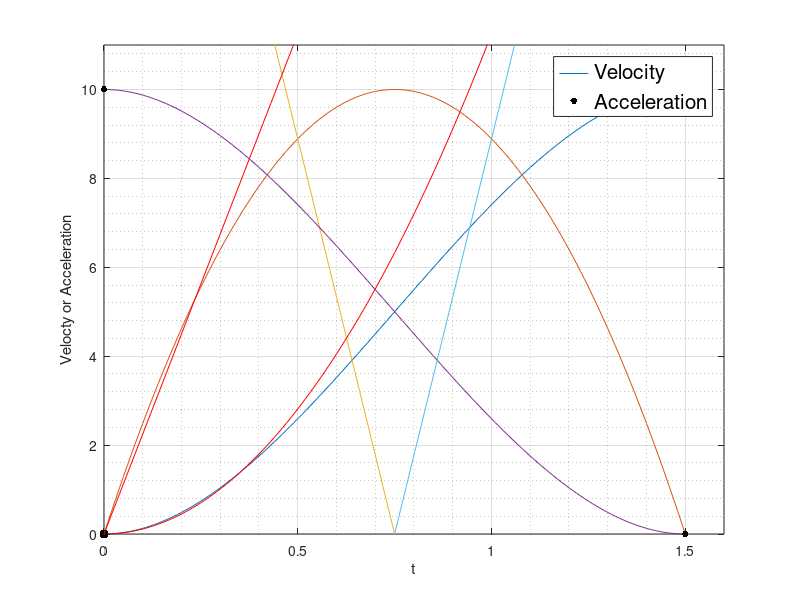

Write the MATLAB code that produced this figure.
t1=0:0.01:1.5;
y1=(40/3)*t1.^2-(160/27)*t1.^3;
plot(t1,y1);
xlabel('t');
ylabel('theta3');
grid on;
grid minor;
hold on;
plot(0,0,'k.','MarkerSize',15);
plot(1.5,10,'k.','MarkerSize',15);
axis([0 1.6 0 11]);
%%
t1=0:0.01:1.5;
y1=(80/3)*t1-(160/9)*t1.^2;
plot(t1,y1);
xlabel('t');
ylabel('Velocty or Acceleration');
grid on;
grid minor;
axis([0 1.6 -30 30]);
hold on;
y1=(80/3)-(320/9)*t1;
plot(t1,y1);
legend('Velocity','Acceleration','FontSize',15);
%%
t2=0:0.01:2;
y2=11.25.*t2.^2;
y22=22.5*t2;
y222=22.5;

t3=2.01:0.01:4;
y3=45+45*(t3-2);
y33=45;
y333=0;

t4=4.01:0.01:6;
y4=180-11.25*(6-t4).^2;
y44=22.5*(6-t4);
y444=-22.5;

plot(t2,y2,'r');
xlabel('t');
ylabel('Position');
axis( [0 6.5 0 190]);
grid on;
grid minor;
hold on;
plot(t3,y3,'b');
plot(t4,y4,'g');
plot(0,0,'k.','MarkerSize',20);
plot(6,180,'k.','MarkerSize',20);
legend('Segment 1','Segment 2','Segment 3','FontSize',20);
%%
plot(t2,y22,'r');
xlabel('t');
ylabel('Velocity');
 axis( [0 6.5 0 50]);
grid on;
grid minor;
hold on;
plot(t3,y33*ones(size(t3)),'b');
hold on;
plot(t4,y44,'g');
legend('Segment 1','Segment 2','Segment 3','FontSize',20);

%%
plot(t2,y222*ones(size(t2)),'r');
xlabel('t');
ylabel('Acceleration');
axis( [0 6.5 -25 25]);
grid on;
grid minor;
hold on;
plot(t3,y333*ones(size(t3)),'b');
hold on;
plot(t4,y444*ones(size(t4)),'g');
legend('Segment 1','Segment 2','Segment 3','FontSize',20);
%%
t5=0:0.01:1.5;
y5=10-(40/3)*t5.^2+(160/27)*t5.^3;
plot(t5,y5);
xlabel('t');
ylabel('Position');
grid on;
grid minor;
hold on;
plot(0,10,'k.','MarkerSize',15);
plot(1.5,0,'k.','MarkerSize',15);
axis([0 1.6 0 11]);

%%
t5=0:0.01:1.5;
y55=-(80/3)*t5+(160/9)*t5.^2;
plot(t5,y55);
xlabel('t');
ylabel('Velocty or Acceleration');
grid on;
grid minor;
%axis([0 1.6 -30 30]);
hold on;
y555=-(80/3)+(320/9)*t5;
plot(t5,y555);
legend('Velocity','Acceleration','FontSize',15);


